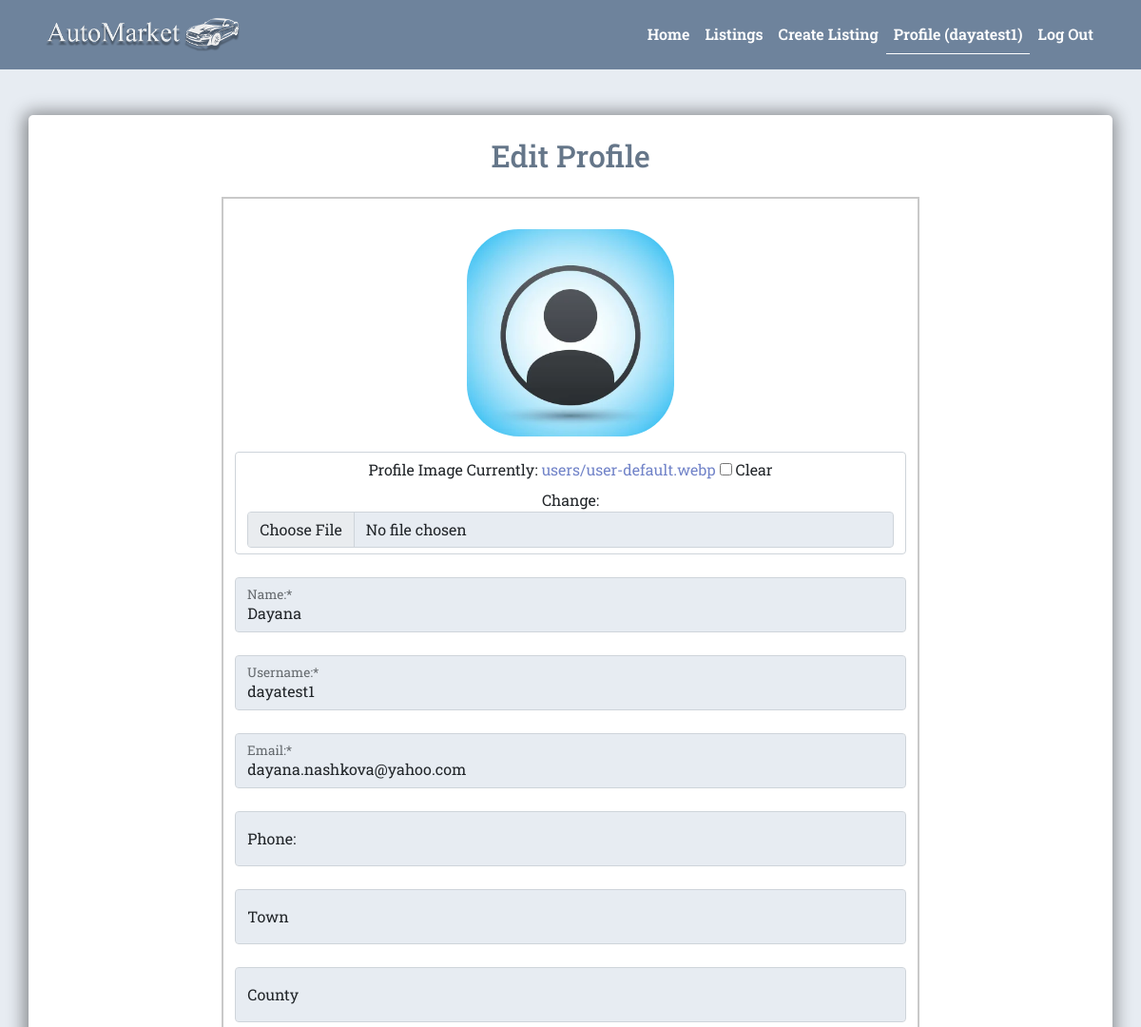
/users/update-profile/ (signed in, upper part), run on an earlier commit of the app's database.
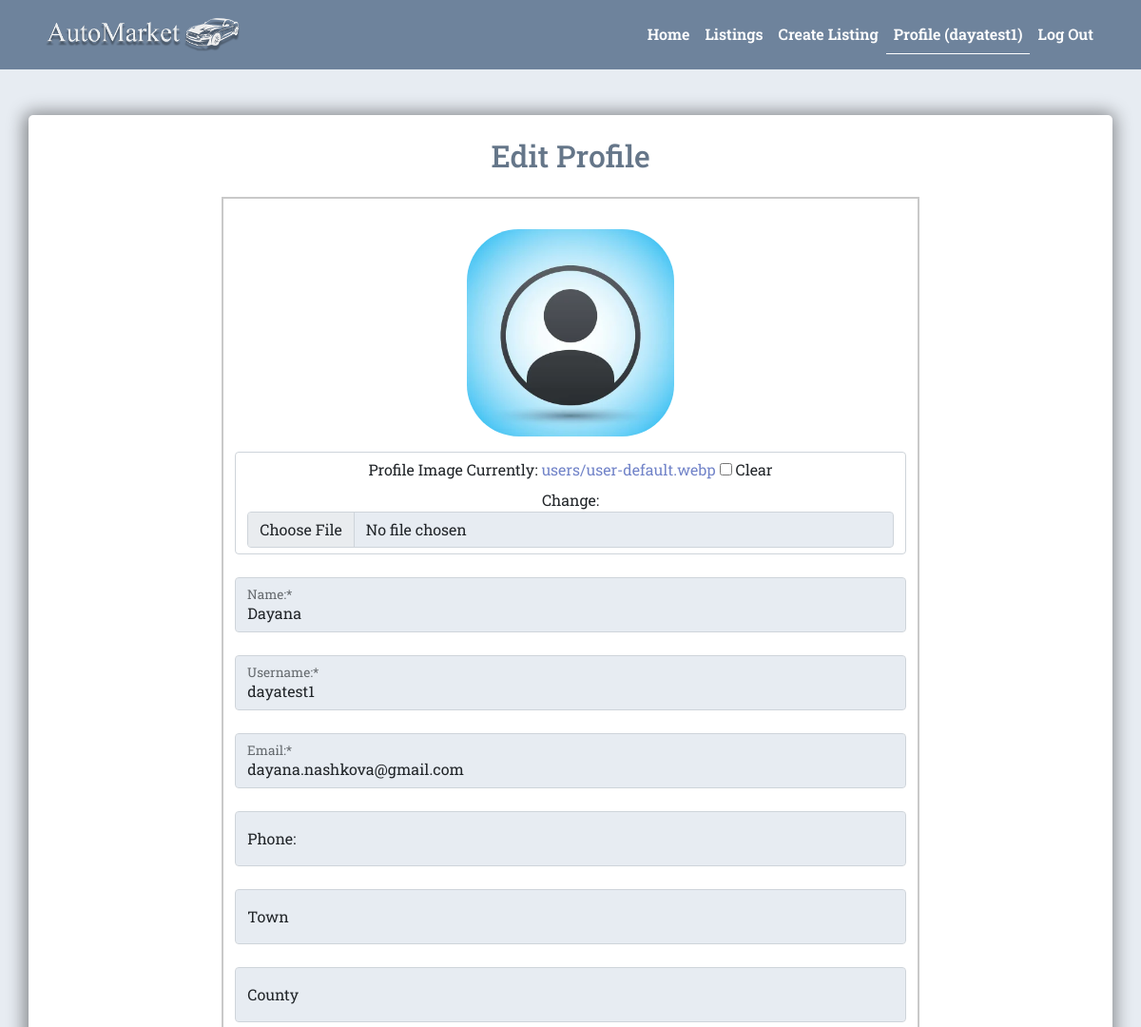
And on a later commit of the database.
### users/models.py (models this page shows, shortened)
class Profile(models.Model):
    user = models.OneToOneField(
        User, on_delete=models.CASCADE, blank=True, null=True)
    username = models.CharField(max_length=200, blank=False, null=True)
    name = models.CharField(max_length=200, blank=False, null=True)
    email = models.EmailField(max_length=300, blank=False, null=True)
    phone = models.CharField(max_length=100, blank=True, null=True)
    town = models.CharField(max_length=100, blank=True, null=True)
    county = models.CharField(max_length=100, blank=True, null=True)
    profile_image = models.ImageField(
        upload_to='users/', default='users/user-default.webp', blank=True,
        null=True)
    about_me = models.TextField(blank=True, null=True)
    created = models.DateTimeField(auto_now_add=True)
    id = models.UUIDField(default=uuid.uuid4, unique=True,
                          editable=False, primary_key=True)
    @property
    def profile_img(self):
        if self.profile_image:
            url = self.profile_image.url
        else:
            url = (
                settings.STATIC_URL +
                'images/users/user-default.webp'
            )
        return url

### users/views.py (the view, shortened to what this page needs)
# urls.py: path('update-profile/', views.update_profile, name='update-profile'),
@login_required(login_url='login')
def update_profile(request):
    profile = request.user.profile
    form = ProfileForm(instance=profile)
    context = {
        'form': form,
        'profile': profile
    }
    return render(request, 'users/update_profile.html', context)

### users/forms.py
class ProfileForm(ModelForm):
    class Meta:
        model = Profile
        fields = '__all__'
        exclude = ['created', 'user']

### users/templates/users/update_profile.html (shortened to what this page needs)
{% extends 'base.html' %}
{% load widget_tweaks %}
{% block content %}
<section class="profile">
    <div class="container">
        <div class="row">
            <div class="col-12 mx-auto text-center my-5 p-2 shadow-container">
                <h2 class="py-3">Edit Profile</h2>
                <div class="container">
                    <div class="row justify-content-center">
                        <div class="col-12 col-md-8 mb-5 border-container">
                            <form method="POST" action="{% url 'update-profile' %}" class="mt-3" enctype="multipart/form-data">
                                <div class="row d-flex justify-content-center">
                                    <div class="image-container p-3">
                                        <img class="profile-image" src="{{ profile.profile_img }}"
                                            alt="user profile image">
                                    </div>
                                </div>
                                <div class="form-control mb-4">
                                    <label for="{{ form.profile_image.id_for_label }}" class="form-label">Profile
                                        Image</label>
                                    {% render_field form.profile_image class="form-control" %}
                                </div>
                                <div class="form-floating mb-4">
                                    {% render_field form.name|add_required_class:"is-required" class="form-control" placeholder=form.name.label %}
                                    <label for="{{ form.name.id_for_label }}" class="form-label">Name:*</label>
                                </div>
                                 <div class="form-floating mb-4">
                                    {% render_field form.username|add_required_class:"is-required" class="form-control" placeholder=form.username.label %}
                                    <label for="{{ form.username.id_for_label }}" class="form-label">Username:*</label>
                                </div>
                                <div class="form-floating mb-4">
                                    {% render_field form.email|add_required_class:"is-required" class="form-control" placeholder=form.email.label %}
                                    <label for="{{ form.email.id_for_label }}" class="form-label">Email:*</label>
                                </div>
                                <div class="form-floating mb-4">
                                    {% render_field form.phone|attr:"pattern:^\d{10}$"|attr:"title:'Please enter a 10-digit phone number'" class="form-control" placeholder=form.phone.label %}
                                    <label for="{{ form.phone.id_for_label }}" class="form-label">Phone:</label>
                                </div>
                                <div class="form-floating mb-4">
                                    {% render_field form.town class="form-control" placeholder=form.town.label %}
                                    <label for="{{ form.town.id_for_label }}" class="form-label">Town</label>
                                </div>
                                <div class="form-floating mb-4">
                                    {% render_field form.county class="form-control" placeholder=form.county.label %}
                                    <label for="{{ form.county.id_for_label }}" class="form-label">County</label>
                                </div>
                            </form>
                        </div>
                    </div>
                </div>
            </div>
        </div>
    </div>
</section>
{% endblock content %}

What changed in the data, as far as the page shows it:
changed Profile "Dayana": email "dayana.nashkova@yahoo.com" → "dayana.nashkova@gmail.com"
